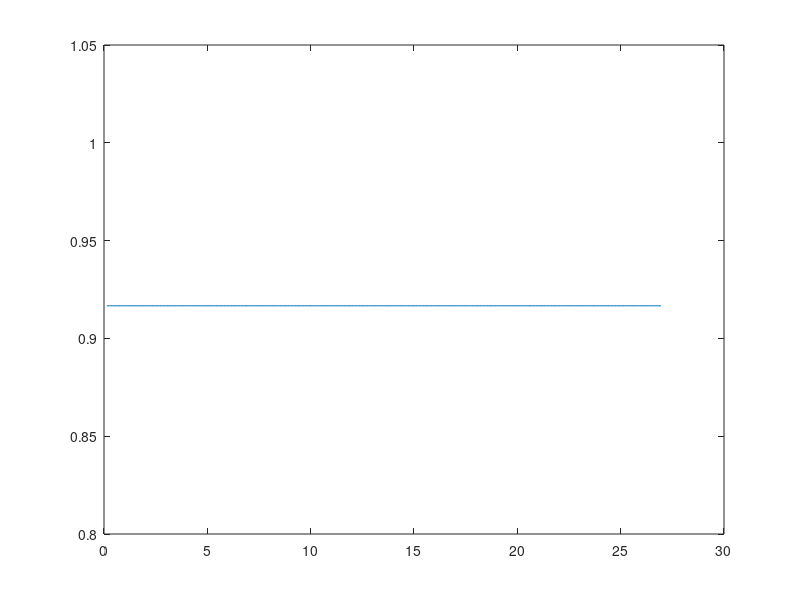

This chart was generated by the following MATLAB code:
vdc = 12;
R = 1;

iq = 1;
d = 0:0.01:2;

idc = sqrt(3/2).*d.*iq;
vq = 0.5*(-sqrt(6).*d.*iq.*R+sqrt(6).*d.*vdc);

eta = (iq.*vq)./(idc.*vdc);
Pout = iq.*vq;

plot(Pout,eta)